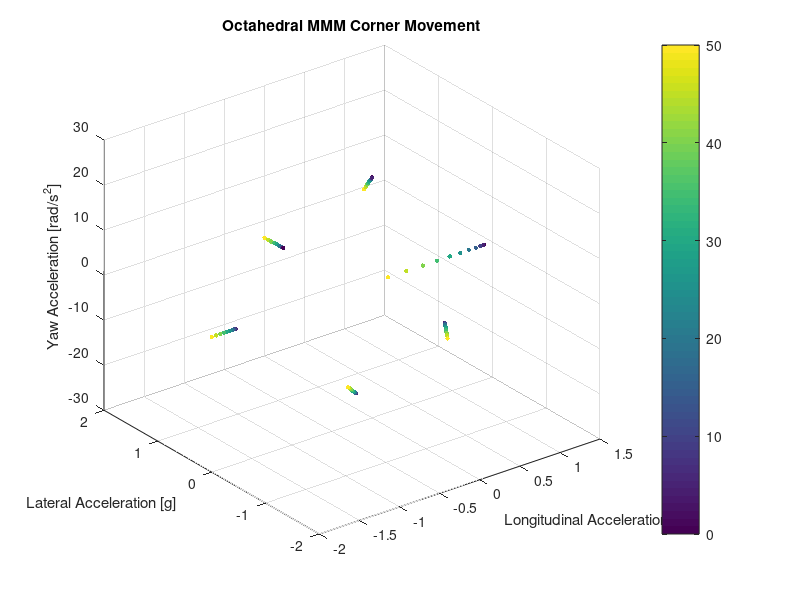

Write the MATLAB code that produced this figure. (Note: this script raises an error after producing the figure.)
%% Octahedral Test MMM
% Defines an octahedral Milliken Moment Diagram that scales with speed for
% testing lap time simulation solvers.
%
% Blake Christierson - bechristierson@ucdavis.edu
%
% Version 1 - 1/14/2021

%% Corner Conditions
v = linspace(0,50,11); % Array of Speeds [m/s]

a_drive =  1.4 + ( 0.2-1.4).*(v./50).^2; % Peak Traction Acceleration  [g]
a_brake = -1.7 + (-2.0+1.7).*(v./50).^2; % Peak Braking  Acceleration  [g]

a_bound = -0.1 + (-0.2+0.1).*(v./50).^2; % Longitudinal Boundary Level [g] 

r_limit = -2.0 + (-0.5+2.0).*(v./50).^2; % Limit Yaw Acceleration      [rad/s^2]
a_limit =  1.5 + ( 1.7-1.5).*(v./50).^2; % Limit Lateral Acceleration  [g]

r_peak  =  25  + ( 23 -25 ).*(v./50).^2; % Peak Yaw Acceleration       [rad/s^]
a_peak  = -0.15.*ones(size(v));          % Peak Lateral Acceleration   [g]

%% Form MMM Point Cloud
MMM = zeros(4,6*length(v));

for i = 1:length(v)
   MMM(:,6*(i-1)+1) = [v(i); a_drive(i);  0         ;  0         ]; 
   MMM(:,6*(i-1)+2) = [v(i); a_bound(i);  a_peak(i) ;  r_peak(i) ];
   MMM(:,6*(i-1)+3) = [v(i); a_bound(i);  a_limit(i);  r_limit(i)];
   MMM(:,6*(i-1)+4) = [v(i); a_bound(i); -a_peak(i) ; -r_peak(i) ];
   MMM(:,6*(i-1)+5) = [v(i); a_bound(i); -a_limit(i); -r_limit(i)];
   MMM(:,6*i      ) = [v(i); a_brake(i);  0         ;  0         ];
end

figure;
scatter3( MMM(2,:), MMM(3,:), MMM(4,:), 10, MMM(1,:), 'filled' )

title( 'Octahedral MMM Corner Movement' )
xlabel( 'Longitudinal Acceleration [g]' )
ylabel( 'Lateral Acceleration [g]' )
zlabel( 'Yaw Acceleration [rad/s^2]' )

h = colorbar;
h.Label.String = 'Speed [m/s]';

%% Solve for GGV Surface from MMM
